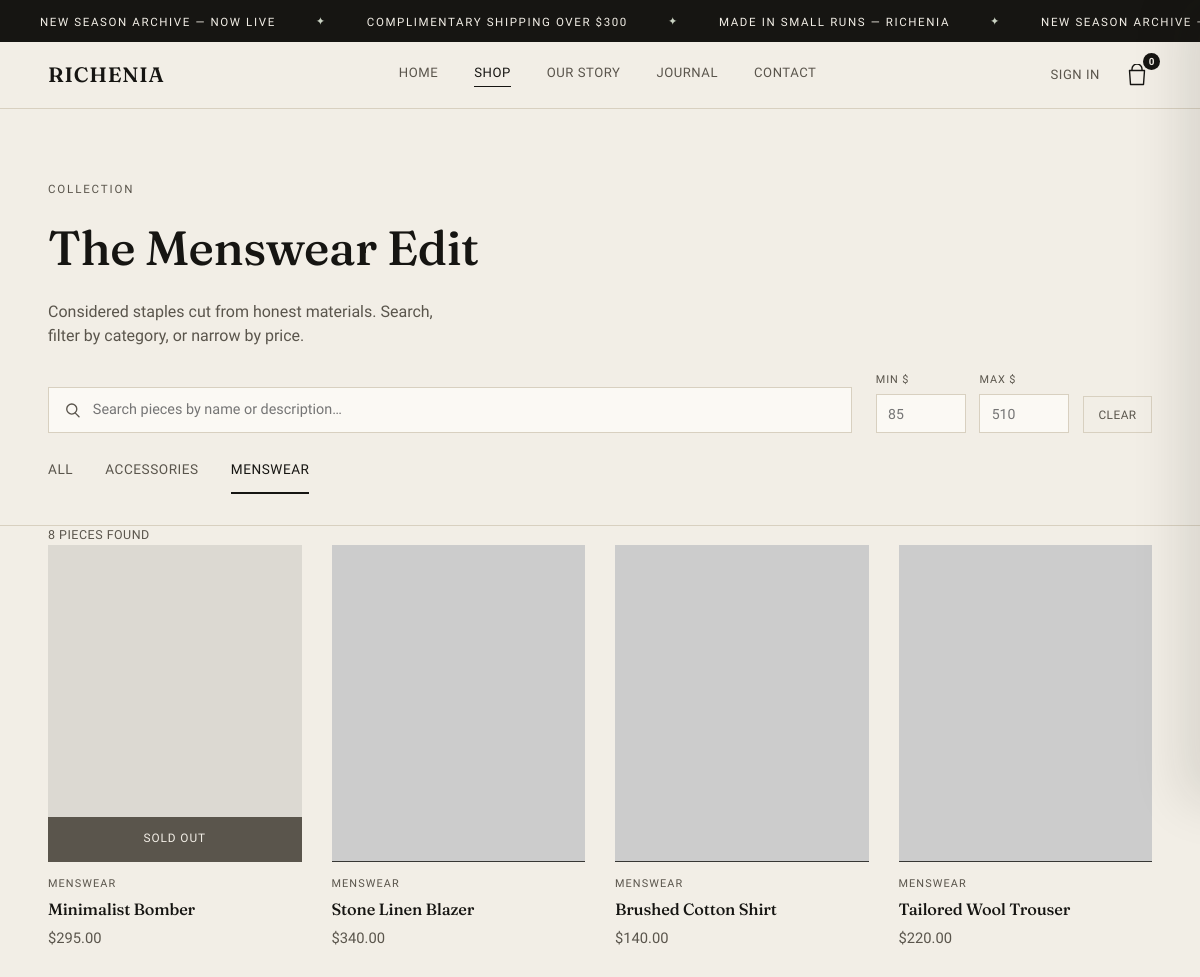
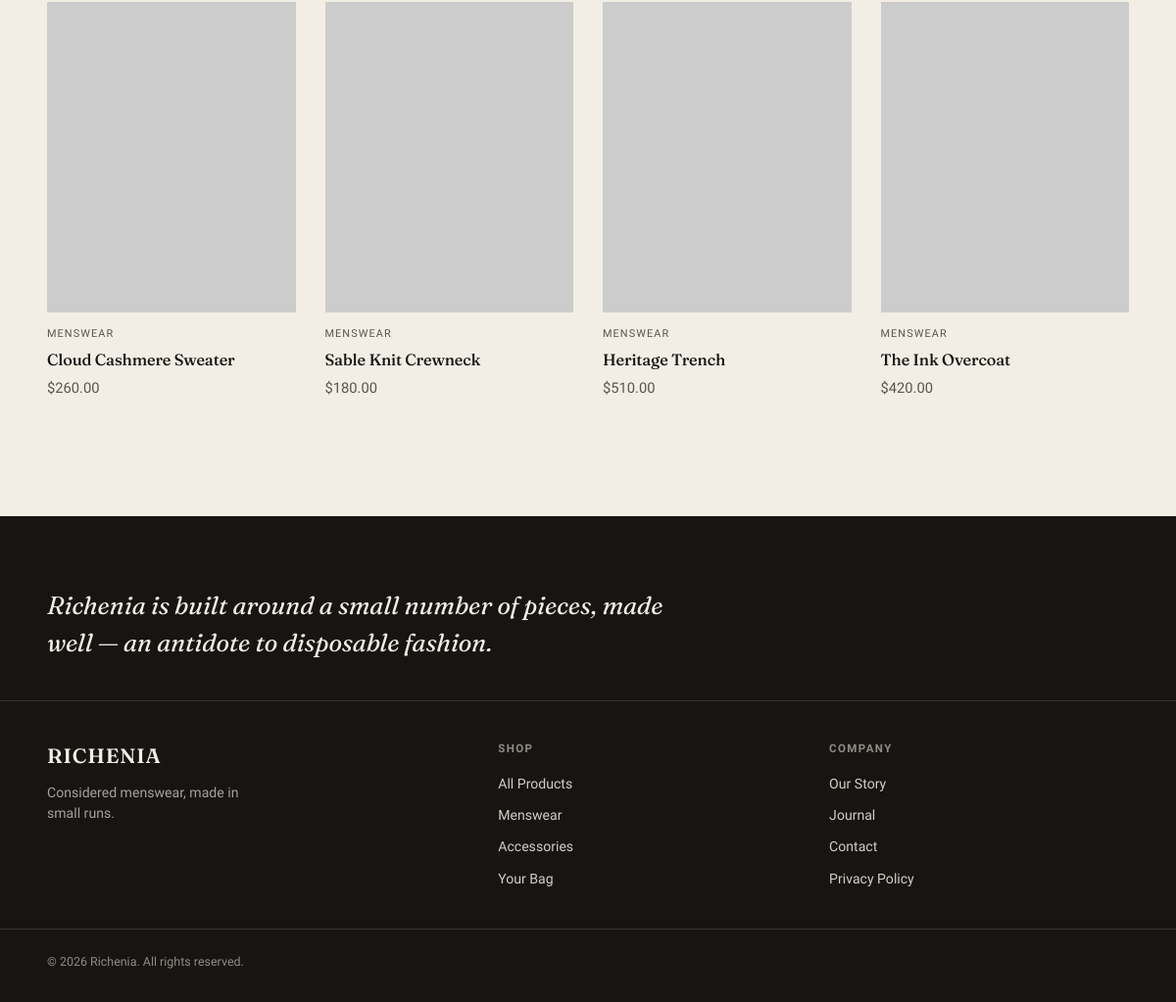
/shop.php?category=Menswear, run on the app's committed database (2 pictures, top to bottom).
### tables this page shows
CREATE TABLE products (
  id            INT UNSIGNED AUTO_INCREMENT PRIMARY KEY,
  name          VARCHAR(150)    NOT NULL,
  slug          VARCHAR(170)    NOT NULL,
  price         DECIMAL(10,2)   NOT NULL,
  stock         INT UNSIGNED    NOT NULL DEFAULT 0,
  category      VARCHAR(80)     NOT NULL DEFAULT 'Menswear',
  image_url     VARCHAR(255)    NOT NULL,
  description   TEXT            NULL,
  is_featured   TINYINT(1)      NOT NULL DEFAULT 0,
  created_at    TIMESTAMP       NOT NULL DEFAULT CURRENT_TIMESTAMP,
  UNIQUE KEY uq_products_slug (slug),
  KEY idx_products_category (category)
);

### models/Product.php (called while the page is built, shortened)
<?php
class Product
{
    public static function categories()
    {
        $pdo = Database::getConnection();
        $stmt = $pdo->query('SELECT DISTINCT category FROM products ORDER BY category ASC');
        return $stmt->fetchAll(PDO::FETCH_COLUMN);
    }
    public static function priceBounds()
    {
        $pdo = Database::getConnection();
        $row = $pdo->query('SELECT MIN(price) AS min_price, MAX(price) AS max_price FROM products')->fetch();
        return [
            'min' => $row && $row['min_price'] !== null ? (float)$row['min_price'] : 0.0,
            'max' => $row && $row['max_price'] !== null ? (float)$row['max_price'] : 0.0,
        ];
    }
    public static function filter($term = null, $category = null, $minPrice = null, $maxPrice = null)
    {
        $pdo    = Database::getConnection();
        $where  = [];
        $params = [];
        $term = trim((string)$term);
        if ($category !== null && $category !== '' && strcasecmp($category, 'All') !== 0) {
            $where[] = 'category = :category';
            $params[':category'] = $category;
        }
        $sql = 'SELECT * FROM products';
        if (!empty($where)) {
            $sql .= ' WHERE ' . implode(' AND ', $where);
        }
        $sql .= ' ORDER BY created_at DESC, id DESC';
        $stmt = $pdo->prepare($sql);
        $stmt->execute($params);
        return $stmt->fetchAll();
    }
}

### includes/product-card.php (the view)
<?php
$in_stock = (int)($product['stock'] ?? 0) > 0;
?>
<article class="product-card<?php echo $in_stock ? '' : ' is-sold-out'; ?>" data-category="<?php echo htmlspecialchars($product['category']); ?>">
  <div class="product-card-image">
    <img src="<?php echo htmlspecialchars($product['image_url']); ?>" alt="<?php echo htmlspecialchars($product['name']); ?>" loading="lazy">
    <?php if ($in_stock): ?>
      <button class="quick-add" data-id="<?php echo (int)$product['id']; ?>" type="button">
        Add to Bag
      </button>
    <?php else: ?>
      <span class="sold-out-badge">Sold Out</span>
    <?php endif; ?>
  </div>
  <div class="product-card-info">
    <p class="product-category"><?php echo htmlspecialchars($product['category']); ?></p>
    <h3 class="product-name"><?php echo htmlspecialchars($product['name']); ?></h3>
    <p class="product-price">$<?php echo number_format($product['price'], 2); ?></p>
  </div>
</article>

### shop.php (shortened to what this page needs)
<?php
require_once __DIR__ . '/includes/header.php';
require_once __DIR__ . '/models/Product.php';
$q                = isset($_GET['q']) ? trim($_GET['q']) : '';
$active_category  = (isset($_GET['category']) && $_GET['category'] !== '') ? $_GET['category'] : 'All';
$min_price         = isset($_GET['min_price']) && $_GET['min_price'] !== '' ? (float)$_GET['min_price'] : null;
$max_price         = isset($_GET['max_price']) && $_GET['max_price'] !== '' ? (float)$_GET['max_price'] : null;
$categories  = Product::categories();
$price_bound = Product::priceBounds();
$products    = Product::filter($q, $active_category, $min_price, $max_price);
?>
<section class="shop-hero">
  <p class="eyebrow">Collection</p>
  <h1>The Menswear Edit</h1>
  <p class="shop-intro">Considered staples cut from honest materials. Search, filter by category, or narrow by price.</p>
</section>
<div class="shop-toolbar">
  <div class="search-bar">
    <svg width="16" height="16" viewBox="0 0 16 16" fill="none" aria-hidden="true">
      <circle cx="7" cy="7" r="5.2" stroke="currentColor" stroke-width="1.4"/>
      <path d="M11 11.5L14.5 15" stroke="currentColor" stroke-width="1.4" stroke-linecap="round"/>
    </svg>
    <input type="text" id="live-search" placeholder="Search pieces by name or description…" value="<?php echo htmlspecialchars($q); ?>" autocomplete="off">
  </div>
  <div class="price-filter">
    <label>
      <span>Min $</span>
      <input type="number" id="price-min" min="0" step="1" placeholder="<?php echo (int)$price_bound['min']; ?>" value="<?php echo $min_price !== null ? (int)$min_price : ''; ?>">
    </label>
    <label>
      <span>Max $</span>
      <input type="number" id="price-max" min="0" step="1" placeholder="<?php echo (int)$price_bound['max']; ?>" value="<?php echo $max_price !== null ? (int)$max_price : ''; ?>">
    </label>
    <button type="button" id="price-clear" class="price-clear-btn" title="Clear price filter">Clear</button>
  </div>
</div>
<div class="filter-tabs" role="tablist" aria-label="Filter products by category">
  <button
    class="filter-tab <?php echo strcasecmp($active_category, 'All') === 0 ? 'active' : ''; ?>"
    data-category="All" type="button" role="tab">
    All
  </button>
  <?php foreach ($categories as $cat) : ?>
    <button
      class="filter-tab <?php echo strcasecmp($active_category, $cat) === 0 ? 'active' : ''; ?>"
      data-category="<?php echo htmlspecialchars($cat); ?>" type="button" role="tab">
      <?php echo htmlspecialchars($cat); ?>
    </button>
  <?php endforeach; ?>
</div>
<p class="results-count" id="results-count"><?php echo count($products); ?> piece<?php echo count($products) === 1 ? '' : 's'; ?> found</p>
<section id="product-grid" class="product-grid">
  <?php if (empty($products)) : ?>
    <p class="empty-state">No pieces match those filters — try widening your search.</p>
  <?php else : ?>
    <?php foreach ($products as $product) : ?>
      <?php include __DIR__ . '/includes/product-card.php'; ?>
    <?php endforeach; ?>
  <?php endif; ?>
</section>
<?php
require_once __DIR__ . '/includes/footer.php';
?>

### assets/css/style.css (style rules this page uses)
:root { --color-bg: #F2EEE6; --color-bg-alt: #EAE4D8; --color-card: #FBF9F4; --color-ink: #161512; --color-ink-soft: #5A554C; --color-line: #D8D0C0; --color-accent: #5B6655; --color-accent-soft: #C9D2C2; --font-display: 'Fraunces', Georgia, serif; --font-body: 'Work Sans', -apple-system, BlinkMacSystemFont, sans-serif; --maxw: 1240px; --gutter: clamp(1.25rem, 4vw, 3.5rem); --ease: cubic-bezier(.22, .61, .36, 1); }
* { box-sizing: border-box; }
html { scroll-behavior: smooth; }
body { margin: 0; background: var(--color-bg); color: var(--color-ink); font-family: var(--font-body); font-weight: 400; line-height: 1.5; -webkit-font-smoothing: antialiased; }
img { max-width: 100%; display: block; }
button { font-family: inherit; cursor: pointer; }
h1, h2, h3 { font-family: var(--font-display); font-weight: 500; letter-spacing: -0.01em; margin: 0; }
p { margin: 0; }
.eyebrow { font-family: var(--font-body); font-size: 0.72rem; font-weight: 500; letter-spacing: 0.16em; text-transform: uppercase; color: var(--color-ink-soft); margin-bottom: 0.85rem; }
.product-grid { max-width: var(--maxw); margin: 0 auto; padding: 0 var(--gutter) clamp(3rem, 6vw, 5rem); display: grid; grid-template-columns: repeat(4, 1fr); gap: clamp(1.25rem, 2.5vw, 2rem); transition: opacity 0.25s ease; }
.product-grid .product-card:nth-child(1) { animation-delay: 0.02s; }
.product-grid .product-card:nth-child(2) { animation-delay: 0.07s; }
.product-grid .product-card:nth-child(3) { animation-delay: 0.12s; }
.product-grid .product-card:nth-child(4) { animation-delay: 0.17s; }
.product-grid .product-card:nth-child(5) { animation-delay: 0.22s; }
.product-grid .product-card:nth-child(6) { animation-delay: 0.27s; }
.product-grid .product-card:nth-child(7) { animation-delay: 0.32s; }
.product-grid .product-card:nth-child(8) { animation-delay: 0.37s; }
.product-card { position: relative; }
.product-card-image { position: relative; overflow: hidden; aspect-ratio: 4 / 5; background: var(--color-bg-alt); }
.product-card-image img { width: 100%; height: 100%; object-fit: cover; transition: transform 0.7s var(--ease); }
.product-card-info { padding-top: 0.9rem; }
.product-category { font-size: 0.68rem; font-weight: 500; letter-spacing: 0.1em; text-transform: uppercase; color: var(--color-ink-soft); margin-bottom: 0.3rem; }
.product-name { font-size: 1.02rem; font-weight: 500; margin-bottom: 0.35rem; }
.product-price { font-size: 0.92rem; color: var(--color-ink-soft); }
.shop-hero { max-width: var(--maxw); margin: 0 auto; padding: clamp(3rem, 6vw, 4.5rem) var(--gutter) 1.5rem; }
.shop-hero h1 { font-size: clamp(2.1rem, 4vw, 3rem); }
.shop-intro { max-width: 46ch; margin-top: 1rem; color: var(--color-ink-soft); }
.filter-tabs { max-width: var(--maxw); margin: 0 auto; padding: 0 var(--gutter) 2rem; display: flex; gap: 2rem; border-bottom: 1px solid var(--color-line); }
.filter-tab { background: none; border: none; padding: 0 0 1rem; font-size: 0.85rem; font-weight: 500; letter-spacing: 0.04em; text-transform: uppercase; color: var(--color-ink-soft); position: relative; transition: color 0.25s var(--ease); }
.filter-tab::after { content: ''; position: absolute; left: 0; bottom: -1px; width: 100%; height: 2px; background: var(--color-ink); transform: scaleX(0); transform-origin: left; transition: transform 0.3s var(--ease); }
.filter-tab.active { color: var(--color-ink); }
.filter-tab.active::after { transform: scaleX(1); }

### data on the page
products: stock "SOLD OUT", category "MENSWEAR", name "Minimalist Bomber", price "295.00"
products: category "MENSWEAR", name "Stone Linen Blazer", price "340.00"
products: category "MENSWEAR", name "Brushed Cotton Shirt", price "140.00"
products: category "MENSWEAR", name "Tailored Wool Trouser", price "220.00"
products: category "MENSWEAR", name "Cloud Cashmere Sweater", price "260.00"
products: category "MENSWEAR", name "Sable Knit Crewneck", price "180.00"
products: category "MENSWEAR", name "Heritage Trench", price "510.00"
products: category "MENSWEAR", name "The Ink Overcoat", price "420.00"

### other printed values
$cart_count "0"
$cat "ACCESSORIES"
$cat "MENSWEAR"
count($products) "8"
